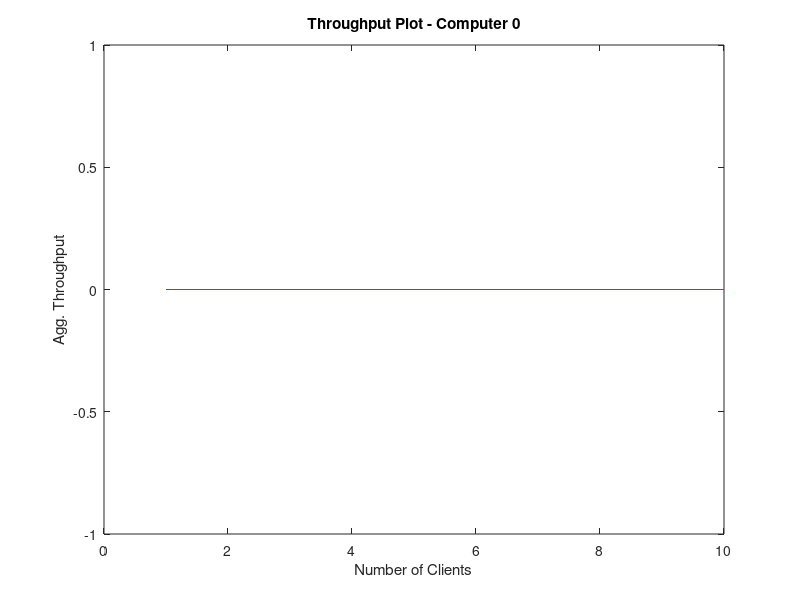

Write the MATLAB code that produced this figure.
%
% Plotting throughput data from programming assignment 3 from ACS
%

x0 = [1 2 3 4 5 6 7 8 9 10];
y0 = [0.0 0.0 0.0 0.0 0.0 0.0 0.0 0.0 0.0 0.0];
plot(x0,y0);
title('Throughput Plot - Computer 0');
xlabel('Number of Clients');
ylabel('Agg. Throughput');

%{
x1 = [];
y1 = [1 2 3 4 5 6 7 8 9 10];
plot(x1,y1);
title('Throughput Plot - Computer 1');
xlabel('Number of Clients');
ylabel('Agg. Throughput');
%}